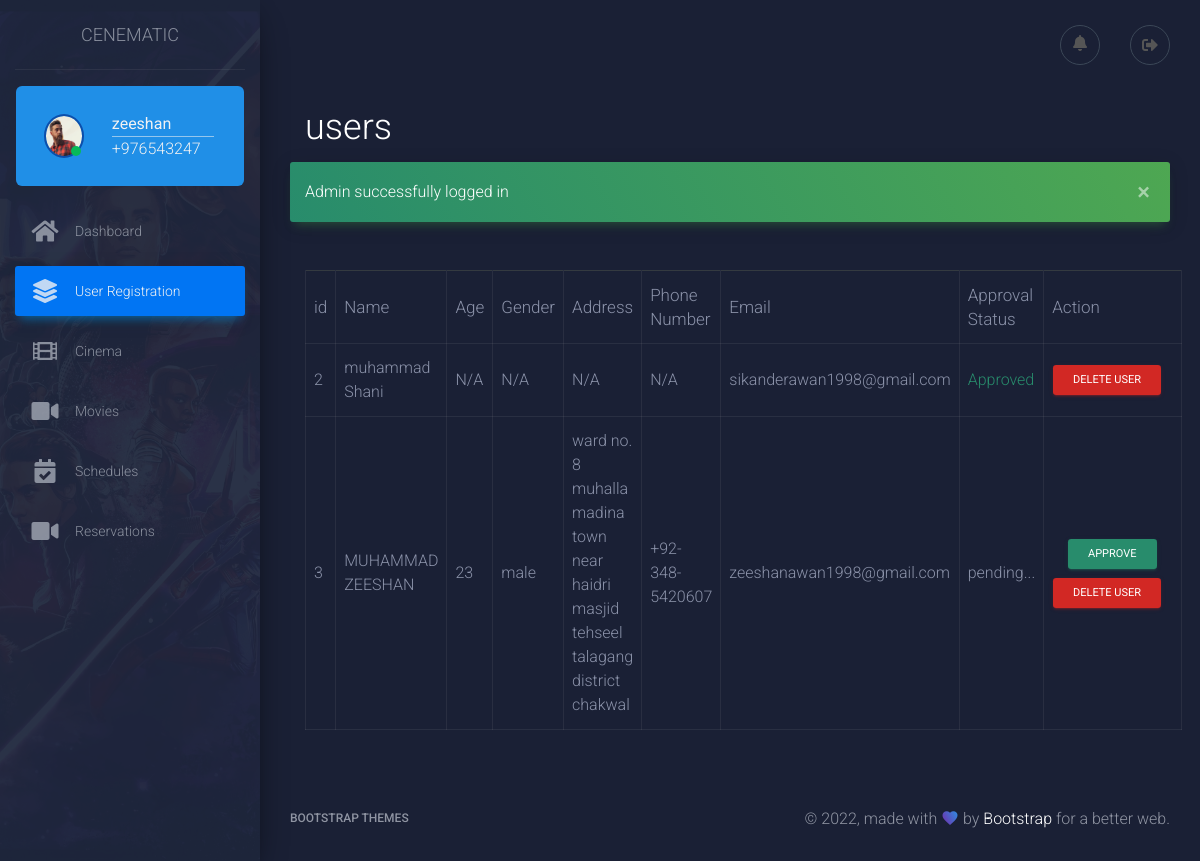
The page /admin/user-registration.php (signed in) on the database as committed earlier.
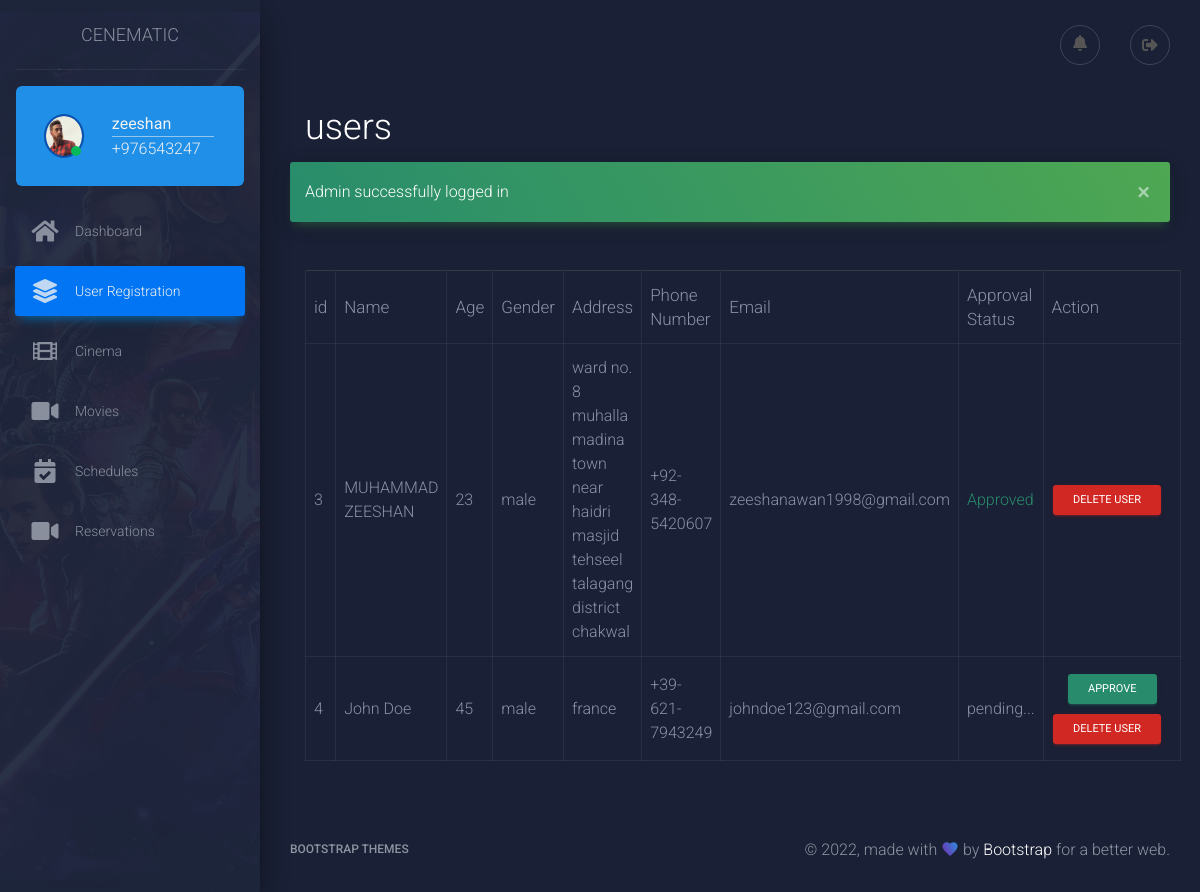
The same page on the database as committed later.
### tables this page shows
CREATE TABLE `users` (
  `id` int(11) NOT NULL,
  `name` text NOT NULL,
  `email` varchar(255) NOT NULL,
  `age` int(11) DEFAULT NULL,
  `gender` text,
  `address` varchar(255) NOT NULL,
  `phone_number` varchar(255) NOT NULL,
  `password` varchar(255) NOT NULL,
  `is_approved` tinyint(1) NOT NULL DEFAULT '0'
);

### admin/user-registration.php (the view, shortened to what this page needs)
<?php
include __DIR__."./../db.php";
?>
<!doctype html>
<html lang="en">
<head>
    <link rel="stylesheet" href="https://maxcdn.bootstrapcdn.com/font-awesome/latest/css/font-awesome.min.css">
    <link href="../assets/lib/font-awesome-icons/css/all.min.css" rel="stylesheet" />
    <link href="../assets/css/material-dashboard.css?v=2.1.0" rel="stylesheet" />
    <link href="../assets/css/custom.css" type="text/css" rel="stylesheet" />
    <link href="../assets/css/admin.css" type="text/css" rel="stylesheet" />
</head>
<body class="dark-edition">
<div class="wrapper ">
    <div class="sidebar" data-color="primary" data-background-color="black" data-image="./../assets/img/sidebar-5.jpg">
        <?php include "./layout/partials/sidebar.php";?>
    </div>
    <div class="main-panel">
        <?php include "./layout/partials/header.php";?>
        <div class="content">
            <div class="container-fluid">
                <div class="row mx-0">
                    <div class="col-12 text-white">
                        <h2>users</h2>
                    </div>
                </div>
                <?php
                if(isset($_SESSION['messages'])){
                    $msgs = unserialize($_SESSION['messages']);
                    foreach($msgs as $msg){
                        ?>
                        <p class="alert alert-success alert-dismissible fade show"><?php echo $msg ?>
                            <button type="button" class="close" data-dismiss="alert" aria-label="Close">
                                <span aria-hidden="true">&times;</span>
                            </button></p>
                    <?php }}
                ?>
                <?php
                $sql="SELECT * FROM `users`";
                $result=$conn->query($sql);
                    ?>
                <div class="row m-0 mt-5">
                    <div class="col-12">
                        <table class="table table-responsive-sm table-bordered">
                            <thead >
                            <tr class="border-top  border-dark">
                                <th>id</th>
                                <th>Name</th>
                                <th>Age</th>
                                <th>Gender</th>
                                <th>Address</th>
                                <th>Phone Number</th>
                                <th>Email</th>
                                <th>Approval Status</th>
                                <th>Action</th>
                            </tr>
                            </thead>
                            <tbody>
                            <?php
                            while($user=$result->fetch_object()){
                                ?>
                                <tr>
                                    <td><?php echo $user->id ?></td>
                                    <td><?php echo $user->name ?></td>
                                    <td><?php echo $user->age?$user->age:"N/A" ?></td>
                                    <td><?php echo $user->gender?$user->gender:"N/A" ?></td>
                                    <td><?php echo $user->address?$user->address:"N/A" ?></td>
                                    <td><?php echo $user->phone_number?$user->phone_number:"N/A" ?></td>
                                    <td><?php echo $user->email ?></td>
                                    <td><?php echo $user->is_approved?"<span class='text-success'>Approved</span>":"pending..." ?></td>
                                    <td>
                                        <?php
                                        if(!$user->is_approved){
                                          ?>
                                            <a href="./functions/approve-user.php?id=<?=$user->id ?>" class="mx-3 btn btn-success btn-sm ">Approve</a>
                                            <?php
                                        }
                                        ?>
                                        <a href="#"  class="btn btn-danger btn-sm" data-toggle="modal" data-target="#deleteUserModal-<?php echo $user->id ?>">Delete user</a>
                                    </td>
                                </tr>
                                <?php
                            }
                            ?>
                            </tbody>
                        </table>
                    </div>
                </div>
            </div>
        </div>
        <?php include "./layout/partials/footer.php";?>
    </div>
</div>
</body>
</html>

Rows that differ between the two databases and show on the page:
removed users: id "2", name "muhammad Shani", age "N/A", gender "N/A", address "N/A", phone_number "N/A", email "sikanderawan1998@gmail.com", is_approved "Approved"
changed users "MUHAMMAD ZEESHAN": is_approved "pending... APPROVE" → "Approved"
added users: id "4", name "John Doe", age "45", gender "male", address "france", phone_number "+39-621-7943249", email "johndoe123@gmail.com", is_approved "pending..."
